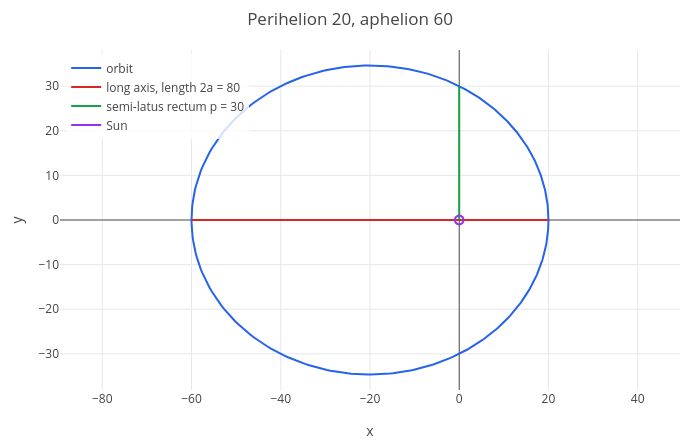

Here is the notebook cell this chart was saved with:
### Markdown cell above
## 2. Rosettes: solving the orbit equation with `odeplot`

### From $r(t)$ to $u(\phi)$

To get the *shape* of an orbit we don't need to know where the planet is at each moment, only how far from the Sun it
is in each direction: $r$ as a function of the angle $\phi$. Two tricks make Newton's law simple [8]:

1. **Use the angle as the clock.** The angular momentum per unit mass, $h = r^2\,d\phi/dt$, is constant (Kepler's
   second law), so $d\phi/dt = h/r^2$ turns every time derivative into an angle derivative.
2. **Use $u = 1/r$ instead of $r$.** Then $dr/dt = -h\,u'$ and $d^2r/dt^2 = -h^2u^2u''$, where $'$ means $d/d\phi$.

Put both into Newton's radial equation $\ddot r - r\dot\phi^2 = -GM/r^2$ and divide by $-h^2u^2$:

$$u'' + u = \frac{GM}{h^2}$$

This is the **Binet equation**. It is the equation of a spring ($u'' = -u$) pushed by a constant force, so its solution
is an oscillation around $GM/h^2$:

$$u = \frac{GM}{h^2}\big(1 + e\cos\phi\big), \qquad\text{that is}\qquad r = \frac{p}{1 + e\cos\phi}, \quad p = \frac{h^2}{GM}$$

an ellipse with eccentricity $e$. Because $u$ goes through exactly one oscillation per turn ($\phi$ from 0 to $2\pi$),
the planet comes back to the same perihelion every time: the orbit closes.

### What is $p$?

$p$ is called the **semi-latus rectum** ("half the straight side" in Latin). It is the distance from the Sun to the
orbit measured at right angles to the long axis: put $\phi = 90°$ in $r = p/(1 + e\cos\phi)$ and you get $r = p$. Together
with $e$ it fixes the orbit: the closest distance (perihelion) is $r_p = p/(1+e)$ and the farthest (aphelion)
$r_a = p/(1-e)$. In terms of the semi-major axis $a = (r_p + r_a)/2$,

$$p = a(1 - e^2) = \frac{h^2}{GM}$$

so $p$ is also a measure of the angular momentum. Below, the orbit we will use: perihelion 20, aphelion 60, so
$a = 40$, $e = 0.5$ and $p = 30$. The Sun sits at a focus of the ellipse, not at its centre:

### Code cell
p = 30;
ecc = 0.5;
orbit = polarplot(p/(1+ecc*cos(phi)), phi, 0, 2*pi);
longaxis = parametric(t, 0, t, -60, 20);
latus = parametric(0, t, t, 0, p);
sun = parametric(cos(t), sin(t), t, 0, 2*pi);
title(legend(show(orbit, longaxis, latus, sun), "orbit", "long axis, length 2a = 80", "semi-latus rectum p = 30", "Sun"), "Perihelion 20, aphelion 60")

### Figure 1 — Plotly figure (JSON) as saved in the notebook; plotly's stock layout.template omitted (floating-point values rounded to 4 significant figures; data arrays with more than 128 entries replaced by an {"elided": "..."} marker saying what was removed)
{"data": [{"line": {"color": "#2563eb", "width": 2}, "mode": "lines", "name": "orbit", "type": "scatter", "x": {"elided": "402 float values"}, "y": {"elided": "402 float values"}}, {"line": {"color": "#dc2626", "width": 2}, "mode": "lines", "name": "long axis, length 2a = 80", "type": "scatter", "x": {"elided": "402 float values"}, "y": {"elided": "402 int values"}}, {"line": {"color": "#16a34a", "width": 2}, "mode": "lines", "name": "semi-latus rectum p = 30", "type": "scatter", "x": {"elided": "402 int values"}, "y": {"elided": "402 float values"}}, {"line": {"color": "#9333ea", "width": 2}, "mode": "lines", "name": "Sun", "type": "scatter", "x": {"elided": "402 float values"}, "y": {"elided": "402 float values"}}], "layout": {"height": 440, "legend": {"bgcolor": "rgba(255,255,255,0.8)", "x": 0.01, "xanchor": "left", "y": 0.99, "yanchor": "top"}, "margin": {"b": 50, "l": 60, "r": 20, "t": 50}, "showlegend": true, "title": {"text": "Perihelion 20, aphelion 60"}, "width": 700, "xaxis": {"title": {"text": "x"}, "zeroline": true}, "yaxis": {"range": [-38.1, 38.1], "scaleanchor": "x", "scaleratio": 1, "title": {"text": "y"}, "zeroline": true}}}
